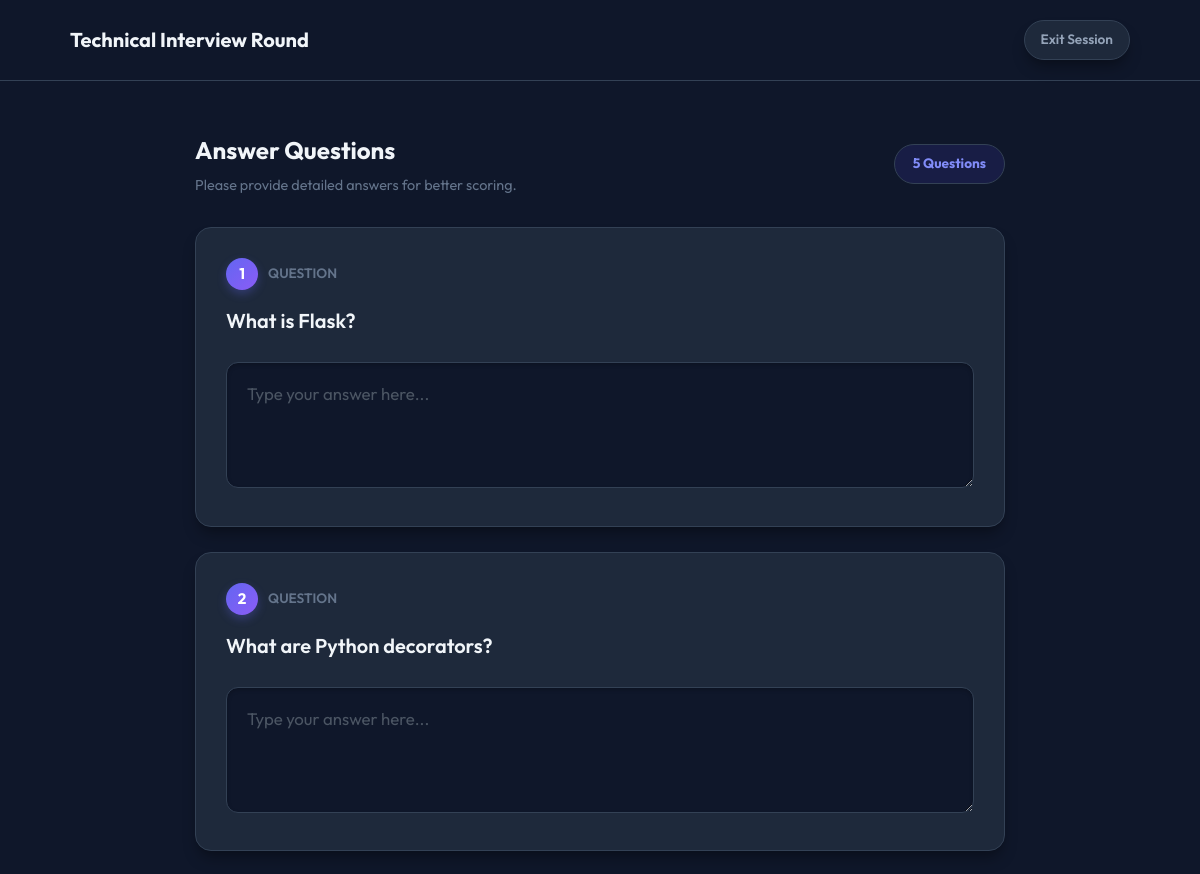
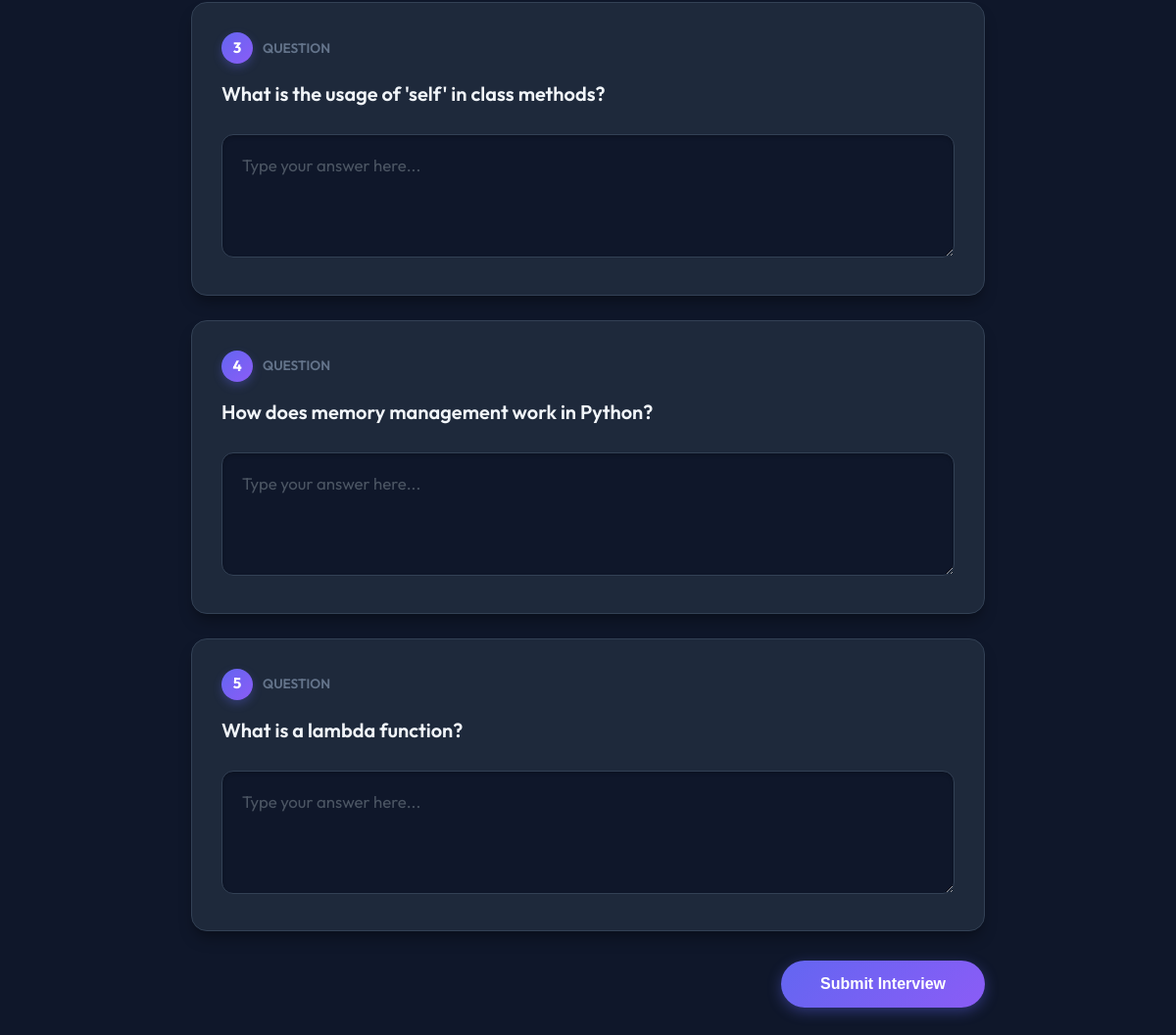
The page /interview on the database its author committed (2 pictures, top to bottom).
### models/database.py (models this page shows, shortened)
class Question(db.Model):
    id = db.Column(db.Integer, primary_key=True)
    text = db.Column(db.String(500), nullable=False)
    category = db.Column(db.String(50), nullable=False) # 'Technical' or 'HR'
    reference_answer = db.Column(db.Text, nullable=False)

### controllers/main_controller.py (the view, shortened to what this page needs)
@main_bp.route('/interview', methods=['GET', 'POST'])
def interview():
    if request.method == 'GET':
        category = request.args.get('category', 'Technical')
        questions = Question.query.filter_by(category=category).order_by(func.random()).limit(5).all()
        return render_template('interview.html', questions=questions, category=category)

### templates/interview.html (shortened to what this page needs)
<!DOCTYPE html>
<html lang="en">
<head>
    <link rel="stylesheet" href="{{ url_for('static', filename='style.css') }}">
<body>
    <header>
        <div class="container">
            <div class="logo">
                <h1>{{ category }} Interview Round</h1>
            </div>
            <a href="/" class="btn btn-secondary" style="padding: 8px 16px; font-size: 0.85rem;">Exit Session</a>
        </div>
    </header>
    <div class="container interview-wrapper animate-fade-up">
        <div class="interview-header">
            <div>
                <h2 style="font-size: 1.5rem; margin-bottom: 5px;">Answer Questions</h2>
                <p style="color: var(--text-muted); font-size: 0.9rem;">Please provide detailed answers for better
                    scoring.</p>
            </div>
            <div class="progress-indicator">
                5 Questions
            </div>
        </div>
        <form action="/interview" method="POST">
            {% for question in questions %}
            <div class="question-item">
                <div style="margin-bottom: 15px; display: flex; align-items: center; gap: 10px;">
                    <span class="question-number">{{ loop.index }}</span>
                    <span style="font-size: 0.85rem; color: var(--text-muted); font-weight: 600;">QUESTION</span>
                </div>
                <div class="question-text">{{ question.text }}</div>
                <div class="form-group">
                    <textarea name="q_{{ question.id }}" class="answer-input" rows="4"
                        placeholder="Type your answer here..." required></textarea>
                </div>
            </div>
            {% endfor %}
            <div style="text-align: right; margin-top: 30px;">
                <button type="submit" class="btn btn-primary" style="padding: 15px 40px; font-size: 1rem;">Submit
                    Interview</button>
            </div>
        </form>
    </div>
</body>
</html>

### static/style.css (style rules this page uses)
:root { --primary: #818CF8; --primary-light: rgba(99, 102, 241, 0.15); --secondary: #94A3B8; --success: #34D399; --warning: #FBBF24; --danger: #F87171; --background: #0F172A; --card-bg: #1E293B; --text-main: #F1F5F9; --text-muted: #CBD5E1; --border: #334155; --hero-gradient: linear-gradient(135deg, #6366F1 0%, #818CF8 100%); --shadow-sm: 0 1px 3px rgba(0, 0, 0, 0.5); --shadow-md: 0 4px 6px -1px rgba(0, 0, 0, 0.5); --shadow-lg: 0 10px 15px -3px rgba(0, 0, 0, 0.5); --radius: 12px; }
* { box-sizing: border-box; margin: 0; padding: 0; }
body { font-family: 'Outfit', 'Poppins', sans-serif; background-color: var(--background); color: var(--text-main); line-height: 1.6; -webkit-font-smoothing: antialiased; }
.question-number { background: var(--primary); color: white; width: 32px; height: 32px; border-radius: 50%; display: flex; align-items: center; justify-content: center; font-weight: 700; font-size: 0.95rem; box-shadow: 0 0 10px rgba(99, 102, 241, 0.4); }
a { text-decoration: none; color: inherit; }
.container { max-width: 1100px; margin: 0 auto; padding: 0 20px; }
.animate-fade-up { animation: fadeInUp 0.6s ease-out forwards; }
header { background: var(--card-bg); box-shadow: var(--shadow-sm); position: sticky; top: 0; z-index: 100; padding: 1rem 0; border-bottom: 1px solid var(--border); }
header .container { display: flex; justify-content: space-between; align-items: center; }
.logo { display: flex; align-items: center; gap: 10px; }
.logo h1 { font-size: 1.25rem; font-weight: 700; color: var(--primary); }
.btn { display: inline-block; padding: 12px 24px; border-radius: 8px; font-weight: 600; transition: all 0.3s ease; cursor: pointer; border: none; font-size: 0.95rem; }
.btn-primary { background: var(--hero-gradient); color: #FFFFFF; box-shadow: 0 4px 12px rgba(99, 102, 241, 0.4); }
.btn-secondary { background: transparent; color: var(--text-main); border: 1px solid var(--border); }
.interview-wrapper { max-width: 850px; margin: 50px auto; }
.interview-header { display: flex; justify-content: space-between; align-items: center; margin-bottom: 30px; }
.progress-indicator { background: rgba(99, 102, 241, 0.1); color: var(--primary); padding: 5px 15px; border-radius: 20px; font-size: 0.85rem; font-weight: 600; border: 1px solid rgba(99, 102, 241, 0.2); }
.question-item { background: var(--card-bg); border-radius: var(--radius); padding: 30px; margin-bottom: 25px; box-shadow: var(--shadow-sm); border: 1px solid var(--border); }
.question-text { font-size: 1.15rem; font-weight: 600; margin-bottom: 20px; color: var(--text-main); }
textarea.answer-input { width: 100%; padding: 15px; border: 1px solid var(--border); border-radius: 8px; font-family: inherit; font-size: 1rem; transition: border-color 0.3s; resize: vertical; background: #020617; color: var(--text-main); }

### rows shown on the page
Question: text "What is Flask?", id "Type your answer here..."
Question: text "What are Python decorators?", id "Type your answer here..."
Question: text "What is the usage of 'self' in class methods?", id "Type your answer here..."
Question: text "How does memory management work in Python?", id "Type your answer here..."
Question: text "What is a lambda function?", id "Type your answer here..."

### other values the page prints
{{ category }} "Technical"
